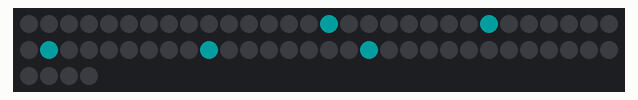
Recording of a program running on a simulated Raspberry Pi Pico running MicroPython. Shown: 64 RGB LEDs in strip order, left to right, continuing on the next row. Dim RGB values are drawn brighter than linear; library files of the repository ran but are not shown: font.py; what the program prints to the serial console is not drawn.

Above: at 0.19 s.
At 1.19 s:
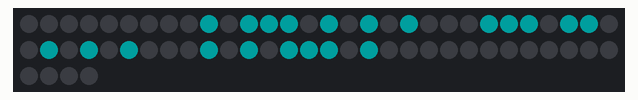
At 2.06 s:
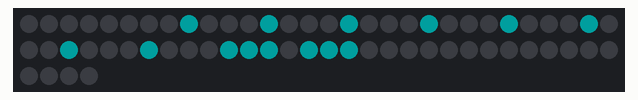
At 3.8 s:
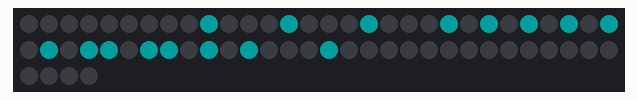
At 5.79 s:
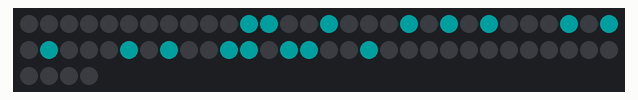
At 7.53 s:
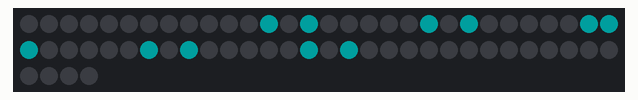

Measured:
- by itself, everything shown: repeats every 7.0 s, in 54 steps

The program:

12-scrolling-message.py
```python
# Lab 12: Scrolling Message
# Filename: 12-scrolling-message.py
# Version: 1.0.0
#
# Scrolls a message across the matrix, like a sign in a shop window.
# The matrix is only 8 pixels wide, so the program builds one long strip
# of columns and shows 8 of them at a time, sliding along one column per step.
# The letter shapes come from font.py. Save font.py on the Pico before you
# run this. Change MESSAGE to your own words.

from machine import Pin
from neopixel import NeoPixel
from utime import sleep
import config
import font

print("Lab 12: Scrolling Message (version 1.0.0)")

# hardware settings from config.py
NEOPIXEL_PIN = config.NEOPIXEL_PIN
NUMBER_PIXELS = config.NUMBER_PIXELS
MATRIX_WIDTH = config.MATRIX_WIDTH
MATRIX_HEIGHT = config.MATRIX_HEIGHT
SERPENTINE = config.SERPENTINE

MESSAGE = "HELLO WORLD!"    # change me!
COLOR = (0, 30, 30)         # the color of the letters
SCROLL_DELAY = 0.12         # seconds between steps: a smaller number is faster
LETTER_HEIGHT = 5           # every letter in font.py is 5 pixels tall
TOP_ROW = 1                 # the letters sit in rows 1 to 5
EMPTY_COLUMN = "....."

strip = NeoPixel(Pin(NEOPIXEL_PIN), NUMBER_PIXELS)

def xy(x, y):
    if SERPENTINE and y % 2 == 1:
        return y * MATRIX_WIDTH + (MATRIX_WIDTH - 1 - x)
    return y * MATRIX_WIDTH + x

def build_columns(message):
    # Turn the message into one long list of columns. A column is 5 letters,
    # read from top to bottom: "X" is a lit pixel and "." is a dark one.
    columns = [EMPTY_COLUMN] * MATRIX_WIDTH         # start with an empty matrix
    for letter in message.upper():
        rows = font.LETTERS.get(letter, font.LETTERS["?"])
        for col in range(len(rows[0])):
            column = ""
            for row in range(LETTER_HEIGHT):
                column = column + rows[row][col]
            columns.append(column)
        columns.append(EMPTY_COLUMN)                # a gap between letters
    columns = columns + [EMPTY_COLUMN] * MATRIX_WIDTH   # end with an empty matrix
    return columns

def draw_window(columns, start):
    # show 8 columns of the long strip, beginning at column number start
    for x in range(MATRIX_WIDTH):
        column = columns[start + x]
        for row in range(LETTER_HEIGHT):
            if column[row] == "X":
                strip[xy(x, TOP_ROW + row)] = COLOR
            else:
                strip[xy(x, TOP_ROW + row)] = (0, 0, 0)
    strip.write()

columns = build_columns(MESSAGE)
print("The message is", len(columns), "columns long")

while True:
    # slide the 8-column window along the strip, one column at a time
    for start in range(len(columns) - MATRIX_WIDTH + 1):
        draw_window(columns, start)
        sleep(SCROLL_DELAY)
```

config.py
```python
# Moving Rainbow Configuration file
# Filename: config.py
# Version: 1.0.0
#
# This file contains the hardware configuration for the Tilt-a-Rainbow
# Mini kit. It is imported by each program.

# 8x8 NeoPixel matrix (64 pixels)
NEOPIXEL_PIN = 0
MATRIX_WIDTH = 8
MATRIX_HEIGHT = 8
NUMBER_PIXELS = MATRIX_WIDTH * MATRIX_HEIGHT
# Some 8x8 panels are wired in a zig-zag: row 0 runs left to right,
# row 1 runs right to left, and so on. This panel is NOT: every row runs
# left to right. (Checked on the real panel: pixel 8 sits right below
# pixel 0.) Run 06-walk-pixels.py to see the pixel order.
SERPENTINE = False

# The color number the programs use when ALL 64 pixels are lit at once.
# 64 pixels at (20, 20, 20) draw about 300 mA, safely under the 500 mA a
# USB port supplies. Programs that light only a few pixels can use bigger
# numbers.
LEVEL = 20

# Two mode buttons, each wired from its GPIO pin to GND
BUTTON_PIN_1 = 14
BUTTON_PIN_2 = 15

# Accelerometer on I2C bus 0 (GP16 is SDA, GP17 is SCL)
# LIS3DH accelerometer. 0x19 is the usual address (0x18 if SDO is tied to GND).
# Run 02-probe.py to check.
ACCEL_I2C_ID = 0
ACCEL_SDA_PIN = 16
ACCEL_SCL_PIN = 17
ACCEL_ADDRESS = 0x19
```
